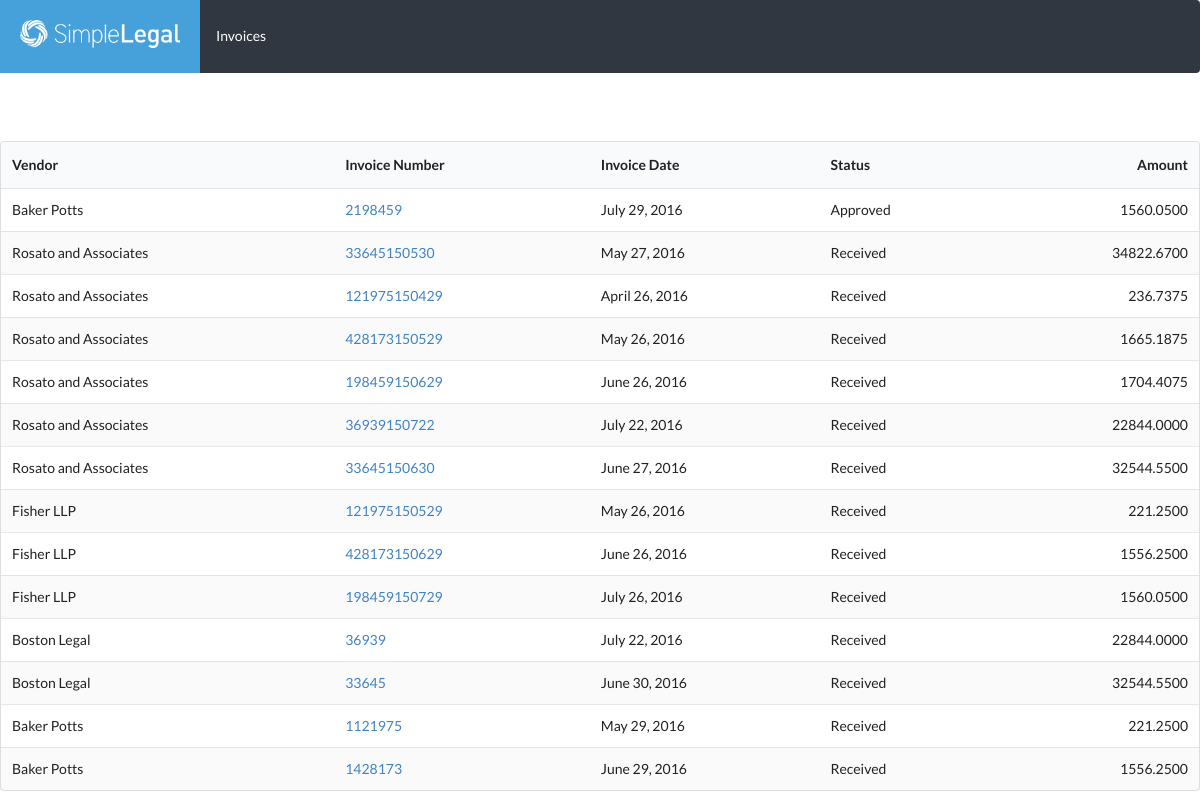
Page /simplelegal/invoices/ on the committed database.
### simplelegal/models.py (models this page shows)
class Invoice(models.Model):
    simplelegal_id = models.CharField(max_length=200)
    invoice_number = models.IntegerField()
    invoice_date = models.DateField()
    status = models.CharField(max_length=200)
    received_date = models.DateField()
    billing_start_date = models.DateField()
    billing_end_date = models.DateField()
    total = models.DecimalField(max_digits=12, decimal_places=4)
    net = models.DecimalField(max_digits=12, decimal_places=4, null=True)
    tax = models.DecimalField(max_digits=12, decimal_places=4, null=True)
    currency = models.CharField(max_length=3)  # ISO 4217 codes are 3 letters
    exchange_rate = models.DecimalField(max_digits=12, decimal_places=4, null=True)
    native_currency = models.CharField(max_length=3, null=True)
    native_total = models.DecimalField(max_digits=12, decimal_places=4, null=True)
    native_net = models.DecimalField(max_digits=12, decimal_places=4, null=True)
    native_tax = models.DecimalField(max_digits=12, decimal_places=4, null=True)
    approvers = models.CharField(max_length=200)
    vendor = models.CharField(max_length=200)
    vendor_id = models.CharField(max_length=200)
    api_url = models.CharField(max_length=200)
    url = models.CharField(max_length=200)
    objects = InvoiceManager()

### simplelegal/views.py (the view)
# urls.py: url(r'^invoices/(\d+)/$', views.line_items, name='line_items'),
def invoices(request):
    invoices = Invoice.objects.all()
    context = {'invoices': invoices}
    return render(request, 'simplelegal/invoices.html', context)

### simplelegal/templates/simplelegal/invoices.html
{% extends './base.html' %}
{% block content %}<br><br>
<table class="ui striped table">
  <thead>
    <tr>
      <th>Vendor</th>
      <th>Invoice Number</th>
      <th>Invoice Date</th>
      <th>Status</th>
      <th class="right aligned">Amount</th>
    </tr>
  </thead>
  <tbody>
  {% for invoice in invoices %}
    <tr>
      <td>{{ invoice.vendor }}</td>
      <td><a href='/simplelegal/invoices/{{ invoice.invoice_number }}/'>{{ invoice.invoice_number }}</a></td>
      <td>{{ invoice.invoice_date }}</td>
      <td>{{ invoice.status }}</td>
      <td class="right aligned">{{ invoice.total }}</td>
    </tr>
  {% endfor %}
</tbody>
</table>
{% endblock %}

### rows in the picture
Invoice: vendor "Baker Potts", invoice_number "2198459", invoice_date "July 29, 2016", status "Approved", total "1560.0500"
Invoice: vendor "Rosato and Associates", invoice_number "33645150530", invoice_date "May 27, 2016", status "Received", total "34822.6700"
Invoice: vendor "Rosato and Associates", invoice_number "121975150429", invoice_date "April 26, 2016", status "Received", total "236.7375"
Invoice: vendor "Rosato and Associates", invoice_number "428173150529", invoice_date "May 26, 2016", status "Received", total "1665.1875"
Invoice: vendor "Rosato and Associates", invoice_number "198459150629", invoice_date "June 26, 2016", status "Received", total "1704.4075"
Invoice: vendor "Rosato and Associates", invoice_number "36939150722", invoice_date "July 22, 2016", status "Received", total "22844.0000"
Invoice: vendor "Rosato and Associates", invoice_number "33645150630", invoice_date "June 27, 2016", status "Received", total "32544.5500"
Invoice: vendor "Fisher LLP", invoice_number "121975150529", invoice_date "May 26, 2016", status "Received", total "221.2500"
Invoice: vendor "Fisher LLP", invoice_number "428173150629", invoice_date "June 26, 2016", status "Received", total "1556.2500"
Invoice: vendor "Fisher LLP", invoice_number "198459150729", invoice_date "July 26, 2016", status "Received", total "1560.0500"
Invoice: vendor "Boston Legal", invoice_number "36939", invoice_date "July 22, 2016", status "Received", total "22844.0000"
Invoice: vendor "Boston Legal", invoice_number "33645", invoice_date "June 30, 2016", status "Received", total "32544.5500"
Invoice: vendor "Baker Potts", invoice_number "1121975", invoice_date "May 29, 2016", status "Received", total "221.2500"
Invoice: vendor "Baker Potts", invoice_number "1428173", invoice_date "June 29, 2016", status "Received", total "1556.2500"
